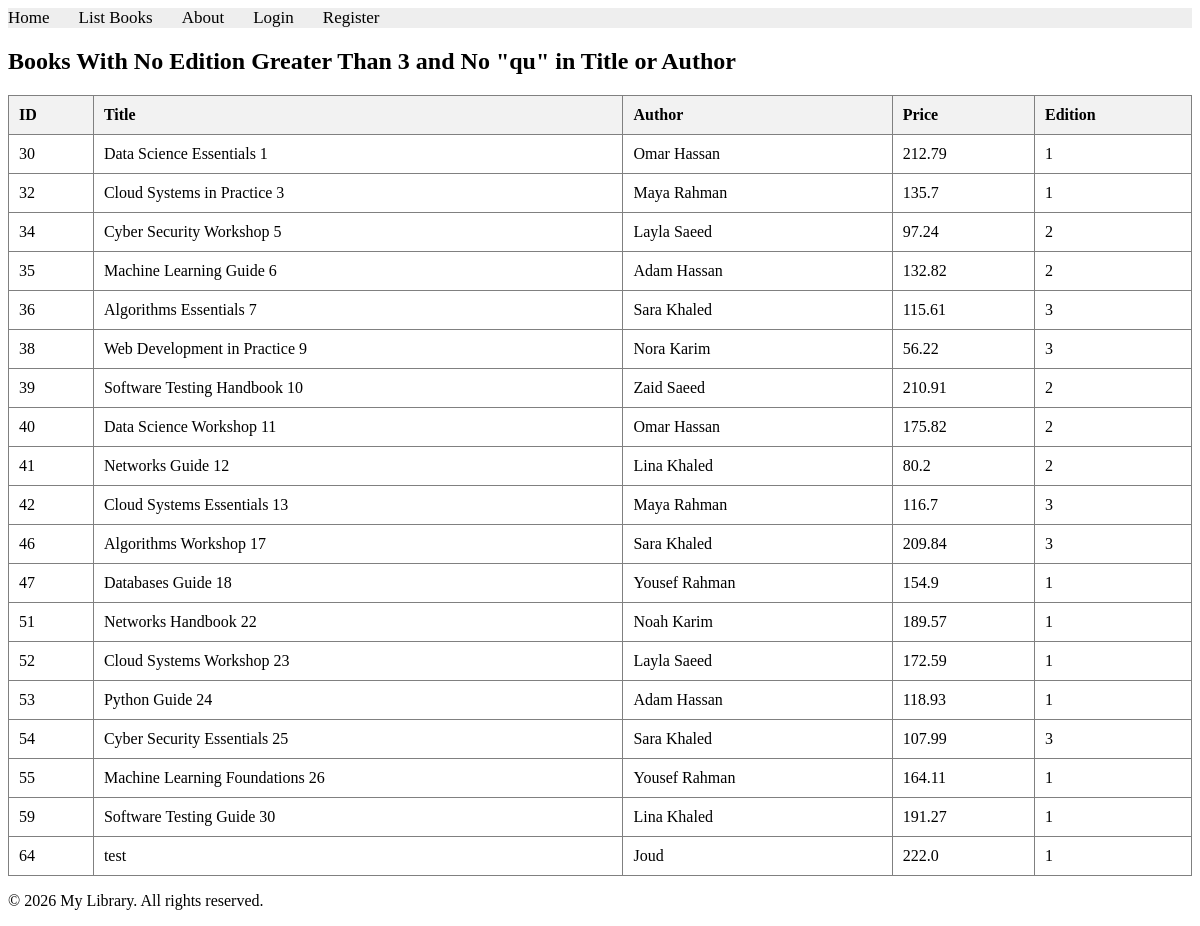
The app's page /books/lab8/task3 with its own data.
### apps/bookmodule/models.py (models this page shows, shortened)
class Book(models.Model):
    title = models.CharField(max_length=100)
    author = models.CharField(max_length=50, blank=True)
    price = models.FloatField(default=0.0)
    quantity = models.IntegerField(default=1)
    pubdate = models.DateTimeField(null=True, blank=True)
    rating = models.SmallIntegerField(default=1)
    edition = models.SmallIntegerField(default=1)
    publisher = models.ForeignKey(
        Publisher,
        null=True,
        blank=True,
        on_delete=models.SET_NULL,
    )
    authors = models.ManyToManyField(Author, blank=True)

### apps/bookmodule/views.py (the view)
# urls.py: path('lab8/task3', views.lab8_task3, name="books.lab8_task3"),
def lab8_task3(request):
    books = Book.objects.filter(
        Q(edition__lte=3) & ~(Q(title__icontains='qu') | Q(author__icontains='qu'))
    )
    return render(request, 'bookmodule/lab8_task3.html', {'books': books})

### apps/templates/bookmodule/lab8_task3.html (shortened to what this page needs)
{% extends "layouts/base.html" %}
{% block content %}
<h2>Books With No Edition Greater Than 3 and No "qu" in Title or Author</h2>
<table border="1" style="width: 100%; border-collapse: collapse; margin-top: 20px;">
    <thead>
        <tr style="background-color: #f2f2f2; text-align: left;">
            <th style="padding: 10px;">ID</th>
            <th style="padding: 10px;">Title</th>
            <th style="padding: 10px;">Author</th>
            <th style="padding: 10px;">Price</th>
            <th style="padding: 10px;">Edition</th>
        </tr>
    </thead>
    <tbody>
        {% for book in books %}
        <tr>
            <td style="padding: 10px;">{{ book.id }}</td>
            <td style="padding: 10px;">{{ book.title }}</td>
            <td style="padding: 10px;">{{ book.author }}</td>
            <td style="padding: 10px;">{{ book.price }}</td>
            <td style="padding: 10px;">{{ book.edition }}</td>
        </tr>
        {% empty %}
        <tr>
            <td colspan="5" style="text-align: center; padding: 10px;">No books found.</td>
        </tr>
        {% endfor %}
    </tbody>
</table>
{% endblock content %}

### records on screen
Book: id "30", title "Data Science Essentials 1", author "Omar Hassan", price "212.79", edition "1"
Book: id "32", title "Cloud Systems in Practice 3", author "Maya Rahman", price "135.7", edition "1"
Book: id "34", title "Cyber Security Workshop 5", author "Layla Saeed", price "97.24", edition "2"
Book: id "35", title "Machine Learning Guide 6", author "Adam Hassan", price "132.82", edition "2"
Book: id "36", title "Algorithms Essentials 7", author "Sara Khaled", price "115.61", edition "3"
Book: id "38", title "Web Development in Practice 9", author "Nora Karim", price "56.22", edition "3"
Book: id "39", title "Software Testing Handbook 10", author "Zaid Saeed", price "210.91", edition "2"
Book: id "40", title "Data Science Workshop 11", author "Omar Hassan", price "175.82", edition "2"
Book: id "41", title "Networks Guide 12", author "Lina Khaled", price "80.2", edition "2"
Book: id "42", title "Cloud Systems Essentials 13", author "Maya Rahman", price "116.7", edition "3"
Book: id "46", title "Algorithms Workshop 17", author "Sara Khaled", price "209.84", edition "3"
Book: id "47", title "Databases Guide 18", author "Yousef Rahman", price "154.9", edition "1"
Book: id "51", title "Networks Handbook 22", author "Noah Karim", price "189.57", edition "1"
Book: id "52", title "Cloud Systems Workshop 23", author "Layla Saeed", price "172.59", edition "1"
Book: id "53", title "Python Guide 24", author "Adam Hassan", price "118.93", edition "1"
Book: id "54", title "Cyber Security Essentials 25", author "Sara Khaled", price "107.99", edition "3"
Book: id "55", title "Machine Learning Foundations 26", author "Yousef Rahman", price "164.11", edition "1"
Book: id "59", title "Software Testing Guide 30", author "Lina Khaled", price "191.27", edition "1"
Book: id "64", title "test", author "Joud", price "222.0", edition "1"
